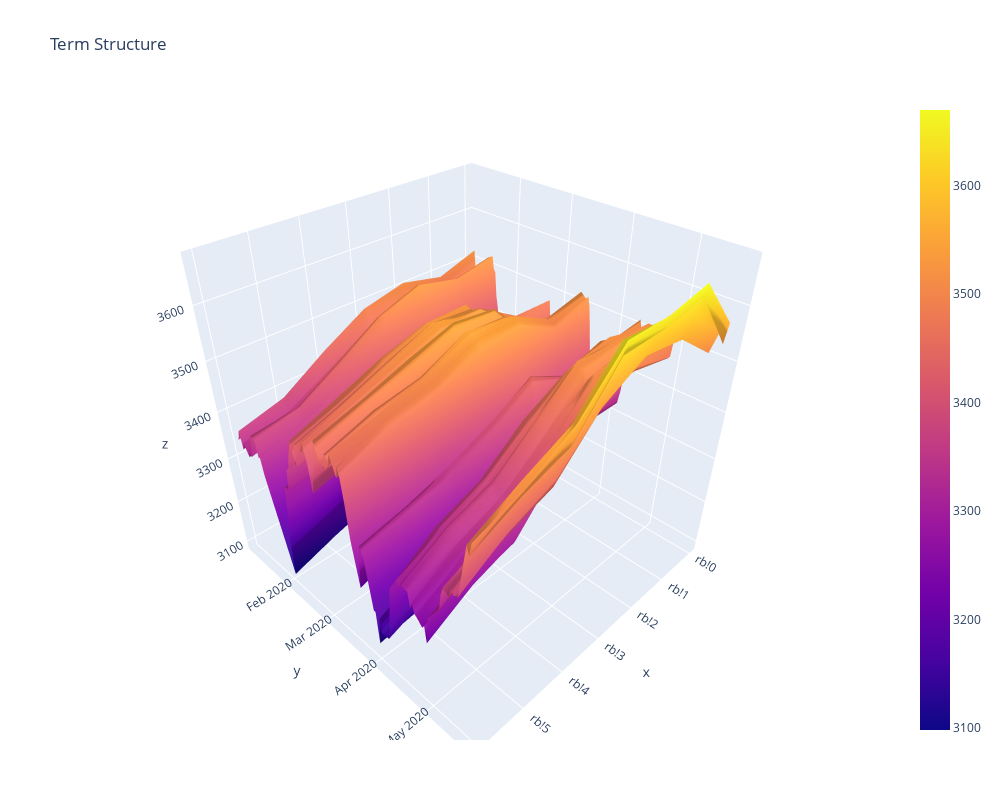

Source (notebook cell):
### Code cell
import plotly.graph_objects as go
# Read data from a csv
z_data = df

fig = go.Figure(data=[go.Surface(z=z_data.values, x = df.columns, y =  df.index)])
fig.update_layout(title_text ='Term Structure', autosize=False,
    width=1000,
    height=800,
    margin=dict(l=50,r=40,b=60,t=100),
    xaxis={
                "showgrid": True,
                "title": "",
                "type": "category",
                "zeroline": False,
                "categoryorder": 'array',
                "categoryarray": list(reversed(df.index))
            },
    yaxis={
                "showgrid": True,
                "title": "",
                "type": "date",
                "zeroline": False,
            }
)


fig.show()

### Figure 1 — Plotly figure (JSON) as saved in the notebook; plotly's stock layout.template omitted (floating-point values rounded to 4 significant figures; data arrays with more than 128 entries replaced by an {"elided": "..."} marker saying what was removed)
{"data": [{"type": "surface", "x": ["rb!0", "rb!1", "rb!2", "rb!3", "rb!4", "rb!5", "rb!6"], "y": ["2020-01-06", "2020-01-07", "2020-01-08", "2020-01-09", "2020-01-10", "2020-01-13", "2020-01-14", "2020-01-15", "2020-01-16", "2020-01-17", "2020-01-20", "2020-01-21", "2020-01-22", "2020-01-23", "2020-02-03", "2020-02-04", "2020-02-05", "2020-02-06", "2020-02-07", "2020-02-10", "2020-02-11", "2020-02-12", "2020-02-13", "2020-02-14", "2020-02-17", "2020-02-18", "2020-02-19", "2020-02-20", "2020-02-21", "2020-02-24", "2020-02-25", "2020-02-26", "2020-02-27", "2020-02-28", "2020-03-02", "2020-03-03", "2020-03-04", "2020-03-05", "2020-03-06", "2020-03-09", "2020-03-10", "2020-03-11", "2020-03-12", "2020-03-13", "2020-03-16", "2020-03-17", "2020-03-18", "2020-03-19", "2020-03-20", "2020-03-23", "2020-03-24", "2020-03-25", "2020-03-26", "2020-03-27", "2020-03-30", "2020-03-31", "2020-04-01", "2020-04-02", "2020-04-03", "2020-04-07", "2020-04-08", "2020-04-09", "2020-04-10", "2020-04-13", "2020-04-14", "2020-04-15", "2020-04-16", "2020-04-17", "2020-04-20", "2020-04-21", "2020-04-22", "2020-04-23", "2020-04-24", "2020-04-27", "2020-04-28", "2020-04-29", "2020-04-30", "2020-05-06", "2020-05-07", "2020-05-08", "2020-05-11", "2020-05-12", "2020-05-13", "2020-05-14", "2020-05-15", "2020-05-18", "2020-05-19", "2020-05-20", "2020-05-21"], "z": {"elided": "89x7 int values"}}], "layout": {"autosize": false, "height": 800, "margin": {"b": 60, "l": 50, "r": 40, "t": 100}, "title": {"text": "Term Structure"}, "width": 1000, "xaxis": {"categoryarray": ["2020-05-21", "2020-05-20", "2020-05-19", "2020-05-18", "2020-05-15", "2020-05-14", "2020-05-13", "2020-05-12", "2020-05-11", "2020-05-08", "2020-05-07", "2020-05-06", "2020-04-30", "2020-04-29", "2020-04-28", "2020-04-27", "2020-04-24", "2020-04-23", "2020-04-22", "2020-04-21", "2020-04-20", "2020-04-17", "2020-04-16", "2020-04-15", "2020-04-14", "2020-04-13", "2020-04-10", "2020-04-09", "2020-04-08", "2020-04-07", "2020-04-03", "2020-04-02", "2020-04-01", "2020-03-31", "2020-03-30", "2020-03-27", "2020-03-26", "2020-03-25", "2020-03-24", "2020-03-23", "2020-03-20", "2020-03-19", "2020-03-18", "2020-03-17", "2020-03-16", "2020-03-13", "2020-03-12", "2020-03-11", "2020-03-10", "2020-03-09", "2020-03-06", "2020-03-05", "2020-03-04", "2020-03-03", "2020-03-02", "2020-02-28", "2020-02-27", "2020-02-26", "2020-02-25", "2020-02-24", "2020-02-21", "2020-02-20", "2020-02-19", "2020-02-18", "2020-02-17", "2020-02-14", "2020-02-13", "2020-02-12", "2020-02-11", "2020-02-10", "2020-02-07", "2020-02-06", "2020-02-05", "2020-02-04", "2020-02-03", "2020-01-23", "2020-01-22", "2020-01-21", "2020-01-20", "2020-01-17", "2020-01-16", "2020-01-15", "2020-01-14", "2020-01-13", "2020-01-10", "2020-01-09", "2020-01-08", "2020-01-07", "2020-01-06"], "categoryorder": "array", "showgrid": true, "title": {"text": ""}, "type": "category", "zeroline": false}, "yaxis": {"showgrid": true, "title": {"text": ""}, "type": "date", "zeroline": false}}}
